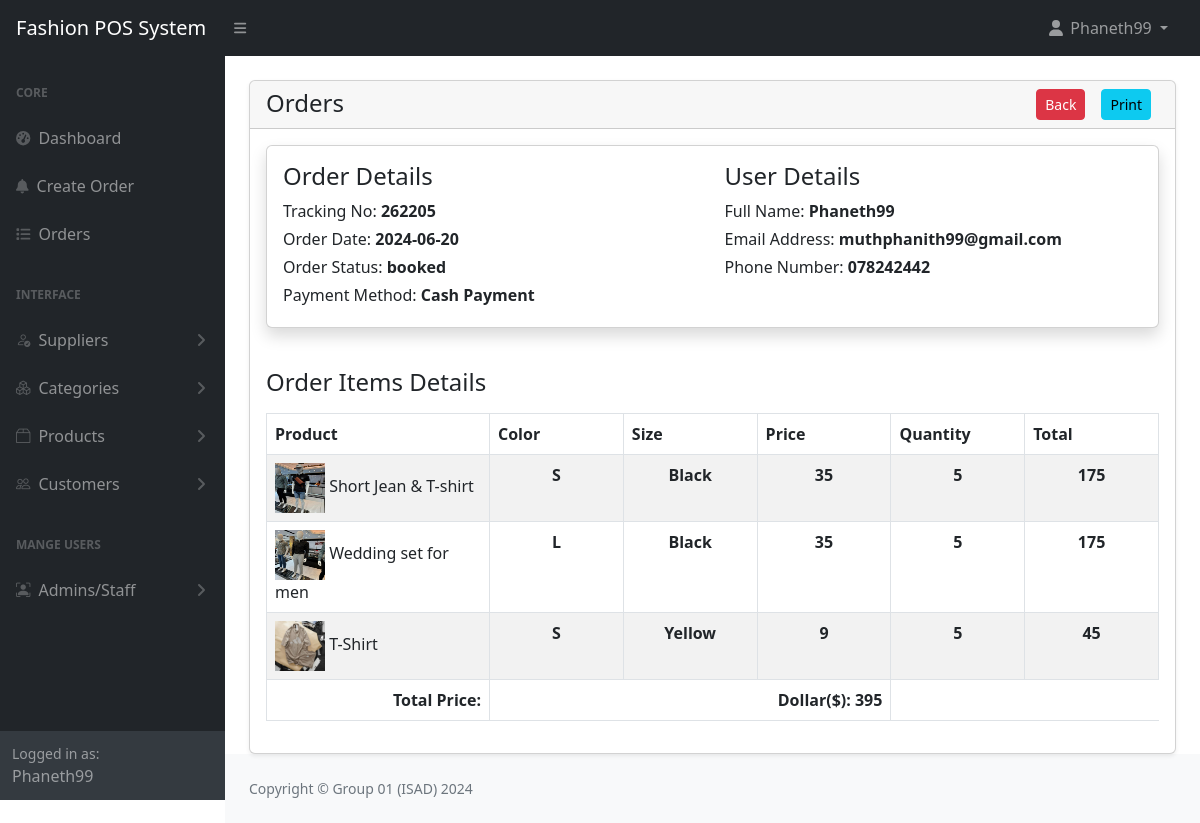
The page /admin/orders-view.php?tracking=262205 (signed in) on the database its author committed.
### tables this page shows
CREATE TABLE `orders` (
  `id` int(11) NOT NULL,
  `customer_id` int(11) NOT NULL,
  `tracking_no` int(40) NOT NULL,
  `invoice_no` varchar(40) NOT NULL,
  `total_amount` varchar(40) NOT NULL,
  `order_date` date NOT NULL,
  `order_status` varchar(40) DEFAULT NULL,
  `payment_method` varchar(40) NOT NULL COMMENT 'cash,online',
  `order_placed_by_id` int(11) NOT NULL
);

CREATE TABLE `order_items` (
  `id` int(11) NOT NULL,
  `order_id` int(11) NOT NULL,
  `product_id` int(11) NOT NULL,
  `sale_price` varchar(11) NOT NULL,
  `quantity` varchar(100) NOT NULL
);

CREATE TABLE `products` (
  `id` int(11) NOT NULL,
  `category_id` int(11) NOT NULL,
  `supplier_id` int(11) NOT NULL,
  `admin_id` int(11) NOT NULL,
  `name` varchar(40) NOT NULL,
  `description` mediumtext NOT NULL,
  `sale_price` int(11) NOT NULL,
  `purchase_price` int(11) NOT NULL,
  `quantity` int(11) NOT NULL,
  `size` varchar(40) NOT NULL,
  `color` varchar(40) NOT NULL,
  `image` varchar(255) NOT NULL,
  `status` tinyint(1) NOT NULL DEFAULT 0 COMMENT '0 = visible, 1=hidden',
  `created_at` date NOT NULL DEFAULT current_timestamp()
);

### config/function.php (called while the page is built, shortened)
<?php
require 'dbcon.php';
function validate($inputData)
{
    global $conn;
    $validateData =  mysqli_real_escape_string($conn, $inputData);
    return trim($validateData);
}
?>

### admin/orders-view.php (the view, shortened to what this page needs)
<?php include('includes/header.php'); ?>
<div class="container-fluid px-4">
    <div class="card mt-4 shadow-sm">
        <div class="card-header">
            <h4 class="mb-0">Orders
                <a href="orders-view-print.php?tracking=<?= $_GET['tracking']; ?>" class="btn btn-info mx-2 btn-sm float-end">Print</a>
                <a href="orders.php" class="btn btn-danger mx-2 btn-sm float-end">Back</a>
            </h4>
        </div>
        <div class="card-body">
            <?php
            if (isset($_GET['tracking'])) {
            ?>
                    <?php
                $trackingNo  = validate($_GET['tracking']);
                $orders = mysqli_query($conn, "SELECT o.*, a.* FROM orders o, admins a
                    WHERE a.id = o.order_placed_by_id AND tracking_no ='$trackingNo' ORDER by o.id DESC");
                if ($orders) {
                    if (mysqli_num_rows($orders) > 0) {
                        $orderData = mysqli_fetch_assoc($orders);
                    ?>
                        <div class="card card-body shadow border-1 mb-4">
                            <div class="row">
                                <div class="col-md-6">
                                    <h4>Order Details</h4>
                                    <label class="mb-1">
                                        Tracking No: <span class="fw-bold"><?= $orderData['tracking_no']; ?></span>
                                    </label>
                                    <br>
                                    <label class="mb-1">
                                        Order Date: <span class="fw-bold"><?= $orderData['order_date']; ?></span>
                                    </label>
                                    <br>
                                    <label class="mb-1">
                                        Order Status: <span class="fw-bold"><?= $orderData['order_status']; ?></span>
                                    </label>
                                    <br>
                                    <label class="mb-1">
                                        Payment Method: <span class="fw-bold"><?= $orderData['payment_method']; ?></span>
                                    </label>
                                </div>
                                <div class="col-md-6">
                                    <h4>User Details</h4>
                                    <label class="mb-1">
                                        Full Name:
                                        <span class="fw-bold"><?= $orderData['name']; ?></span>
                                    </label>
                                    <br>
                                    <label class="mb-1">
                                        Email Address:
                                        <span class="fw-bold"><?= $orderData['email']; ?></span>
                                    </label>
                                    <br>
                                    <label class="mb-1">
                                        Phone Number:
                                        <span class="fw-bold"><?= $orderData['phone']; ?></span>
                                    </label>
                                    <br>
                                </div>
                            </div>
                        </div>
                        <?php
                        $orderItemQuery = mysqli_query($conn, "SELECT oi.quantity as orderItemQuantity,
                             oi.sale_price as orderItemPrice, o.*, oi.*, p.*
                             FROM orders as o, order_items as oi, products as p
                             WHERE oi.order_id = o.id AND p.id = oi.product_id
                             AND o.tracking_no='$trackingNo'");
                        if ($orderItemQuery) {
                            if (mysqli_num_rows($orderItemQuery) > 0) {
                        ?>
                                <div class="table-responsive">
                                    <h4 class="my-3">Order Items Details</h4>
                                    <table class="table table-bordered table-striped">
                                        <thead>
                                            <tr>
                                                <th>Product</th>
                                                <th>Color</th>
                                                <th>Size</th>
                                                <th>Price</th>
                                                <th>Quantity</th>
                                                <th>Total</th>
                                            </tr>
                                        </thead>
                                        <tbody>
                                            <?php foreach ($orderItemQuery as $orderItemRow) : ?>
                                                <tr>
                                                    <td>
                                                        <img src=" <?= $orderItemRow['image'] != '' ? '../' . $orderItemRow['image'] : '../assets/images/no-img.jpg'; ?> " style="width:50px; height:50px;" alt="img">
                                                        <?= $orderItemRow['name']; ?>
                                                    </td>
                                                    <td width="15%" class="fw-bold text-center">
                                                        <?= ($orderItemRow['size']); ?>
                                                    </td>
                                                    <td width="15%" class="fw-bold text-center">
                                                        <?= ($orderItemRow['color']); ?>
                                                    </td>
                                                    <td width="15%" class="fw-bold text-center">
                                                        <?= number_format($orderItemRow['orderItemPrice']); ?>
                                                    </td>
                                                    <td width="15%" class="fw-bold text-center">
                                                        <?= $orderItemRow['orderItemQuantity']; ?>
                                                    </td>
                                                    <td width="15%" class="fw-bold text-center">
                                                        <?= number_format($orderItemRow['orderItemPrice'] * $orderItemRow['orderItemQuantity']); ?>
                                                    </td>
                                                </tr>
                                            <?php endforeach; ?>
                                            <tr>
                                                <td class="text-end fw-bold">Total Price:</td>
                                                <td colspan="3" class="fw-bold text-end">Dollar($): <?= number_format($orderItemRow['total_amount'], 0) ?></td>
                                            </tr>
                                        </tbody>
                                    </table>
                                </div>
                        <?php
                            } else {
                                echo '<h5>Something Went Wrong!</h5>';
                                return false;
                            }
                        } else {
                            echo '<h5>Something Went Wrong!</h5>';
                            return false;
                        }
                        ?>
                <?php
                    } else {
                        echo '<h5>No Record Found!</h5>';
                        return false;
                    }
                } else {
                    echo '<h5>Something Went Wrong!</h5>';
                }
            }
            ?>
        </div>
    </div>
</div>
<?php include('includes/footer.php'); ?>

### rows shown on the page
orders: tracking_no "262205", order_date "2024-06-20", order_status "booked", payment_method "Cash Payment", admins.name "Phaneth99", admins.email "muthphanith99@gmail.com", admins.phone "078242442", total_amount "395"
order_items: product.image (picture), product.name "Short Jean & T-shirt", product.size "S", product.color "Black", sale_price "35", quantity "5", $orderItemRow['orderItemPrice'] * $orderItemRow['orderItemQuantity'] "175"
order_items: product.image (picture), product.name "Wedding set for men", product.size "L", product.color "Black", sale_price "35", quantity "5", $orderItemRow['orderItemPrice'] * $orderItemRow['orderItemQuantity'] "175"
order_items: product.image (picture), product.name "T-Shirt", product.size "S", product.color "Yellow", sale_price "9", quantity "5", $orderItemRow['orderItemPrice'] * $orderItemRow['orderItemQuantity'] "45"

### other values the page prints
$_SESSION['loggedInUser']['name'] "Phaneth99"
